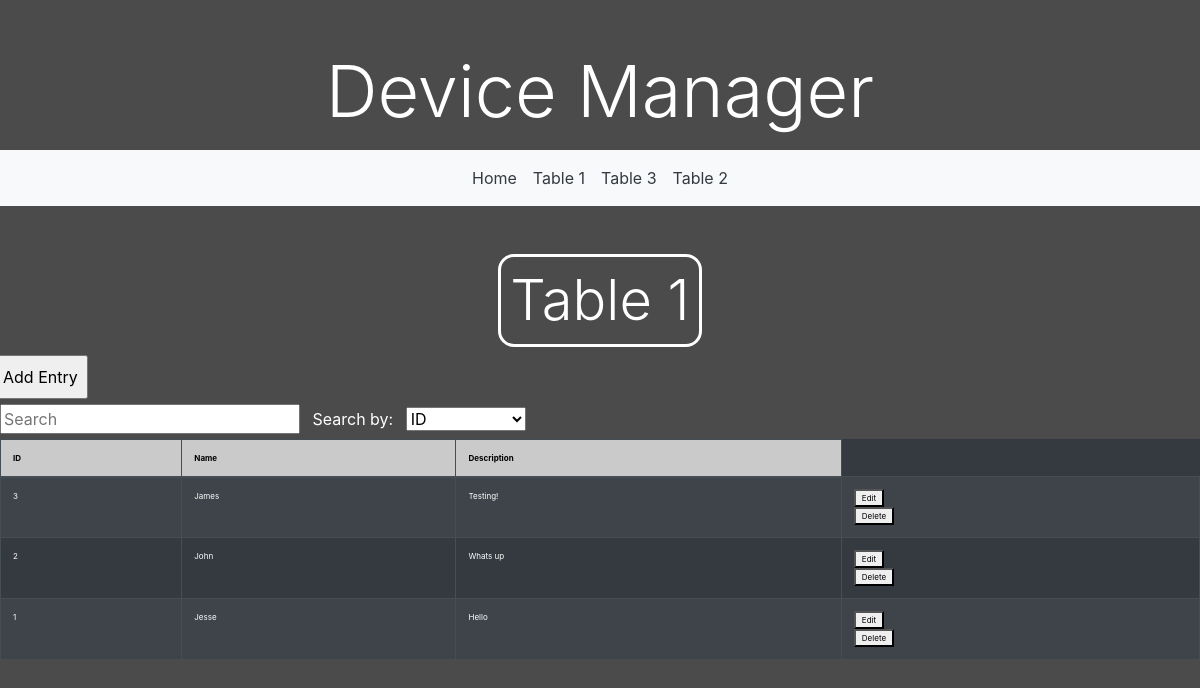
/tables/Table_1, run on the app's committed database.
### tables this page shows
CREATE TABLE "Table_1" (
	"ID"	INTEGER NOT NULL UNIQUE,
	"Name"	TEXT,
	"Description"	TEXT,
	PRIMARY KEY("ID" AUTOINCREMENT)
);

### DeviceApp/app.py (the view)
@app.route("/tables/<table>")
def show_page(table):
    items = helper.get_list(table)
    items.reverse()
    columns = helper.get_columns(table)
    tableName = table.replace("_",  " ")
    return render_template('tablePage.html', table=table, tableName=tableName, columns=columns, items=items)

### DeviceApp/app.py (called while the page is built)
@app.context_processor
def layoutVariables():
    try:
        pageNames = []
        dataTables = helper.get_tables()
        dataTables.remove("sqlite_sequence")
        for table in dataTables:
            table = table.replace("_", " ")
            table = table.title()
            pageNames.append(table)
        return dict(dataTables=dataTables, pageNames=pageNames)
    except Exception as e:
        print("Not loading variables: ", e)

### DeviceApp/helper.py (called while the page is built)
def get_tables():
    tables = []
    conn = sqlite3.connect(DB_PATH)
    c = conn.cursor()
    c.execute("SELECT name FROM sqlite_master WHERE type='table'")
    for table in c.fetchall():
        tables.append(table[0])
    return tables

def get_columns(table):
    try:
        columnNames = []
        sqlCommand = f"PRAGMA table_info({table})"
        conn = sqlite3.connect(DB_PATH)
        c = conn.cursor()
        c.execute(sqlCommand)
        for item in c.fetchall():
            columnNames.append(item[1])
        conn.close()
        return columnNames
    except Exception as e:
        print('Error: ', e)
        return None

def get_list(table):
    try:
        items = []
        sqlCommand = f"SELECT * FROM {table}"
        conn = sqlite3.connect(DB_PATH)
        c = conn.cursor()
        c.execute(sqlCommand)
        for item in c.fetchall():
            items.append(item)
        conn.close()
        return items
    except Exception as e:
        print("Error get_list: ", e)
        return None

### DeviceApp/templates/tablePage.html (shortened to what this page needs)
{% extends "layout.html" %}
{% block content %}
<div id="" class="col mt-5 tableNameDiv">
    <h1 id="" class=" row display-4 tableName">{{tableName}}</h2>
</div>
<div class="row">
    <form class="ml-2" action="/add" method="POST">
        <input class="p-2" type="submit" value="Add Entry">
    </form>
</div>
<div class="row">
    <span class="col">
        <input type="text" id="myInput" onkeyup="searchBox()" placeholder="Search" style="width: 25%;">
        <label class="m-2" style="color: white;">Search by: </label>
        <select id="filterSelect" class="" style="width: 10%;" onchange="searchBox()">
            {% for column in columns %}
            <option value="{{loop.index-1}}">{{column}}</option>
            {% endfor %}
        </select>
    </span>
</div>
<div id="tableDiv" class="table">
<table id="dataTable" class="table table-hover table-striped table-dark table-bordered">
    <thead>
        <tr id="tableHeader">
            {% for column in columns %}
            <th id="tableHeadRow" class="columns align-self-center" scope="col">{{column}}</th>
            {% endfor %}
        </tr>
    </thead>
    {% for item in items %}
    <tr id="{{item[0]}}" name="{{item[0]}}">
        {% for info in item %}
        <td>{{info}}</td>
        {% endfor %}
        <td>
            <div>
                <form action="/edit" method="POST">
                    <button name="{{table}}:{{item[0]}}">Edit</button>
                </form>
                <form action="/delete" method="POST">
                    <button name="{{table}}:{{item[0]}}">Delete</button>
                </form>
            </div>
        </td>
    </tr>
    {% endfor %}
</table>
</div>
{% endblock %}

### DeviceApp/templates/layout.html (shortened to what this page needs)
<!DOCTYPE html>
<html lang="en">
    <head>
        <link rel="stylesheet" href="https://stackpath.bootstrapcdn.com/bootstrap/4.3.1/css/bootstrap.min.css">
        <link rel="stylesheet" type="text/css" href="{{ url_for('static',filename='css/index.css') }}">
    </head>
    <body>
        <header id="header">
            <div id="header" class="container-fluid">
                <h1 class=" display-3 row justify-content-center">Device Manager</h1>
            </div>
            <nav class="navbar navbar-expand-lg navbar-light bg-light">
                <div class="collapse navbar-collapse justify-content-center" id="navbarText">
                  <ul class="navbar-nav mx-auto">
                    <li class="nav-item">
                      <a class="nav-link text-dark hover" href="{{ url_for('index') }}">Home <span class="sr-only">(current)</span></a>
                    </li>
                    {% for dataTable in dataTables %}
                    <li class="nav-item">
                      <a class="nav-link text-dark hover" href="{{ url_for('show_page', table=dataTable) }}">{{pageNames[loop.index-1]}}</a>
                    </li>
                    {% endfor %}
                  </ul>
                </div>
            </nav>
        </header>
        {% block content%} {% endblock %}
    </body>
</html>

### DeviceApp/static/css/index.css (style rules this page uses)
html, body { background-color: rgb(75, 75, 75); height: 100%; width: 100%; }
#header { color: white; margin-top: 3rem; margin-bottom: 1rem; }
.columns { background-color: rgb(202, 202, 202); color: black; }
h1, h2 { color: white }
#tableDiv { width: 100%; }
th { position: sticky; top: 0; font-size: 8px; margin: 0; padding-left: 0.25rem; padding-right: 0.25rem; padding-top: 0.75rem; padding-bottom: 0.75rem; }
td { top: 0; font-size: 8px; margin: 0; padding-left: 1rem; padding-right: 1rem; padding-top: 0.5rem; padding-bottom: 0.5rem; }
.tableNameDiv { text-align: center; }
.tableName { color: white; display: inline-block; text-align: center; border: 0.2rem solid white; border-radius: 1rem; padding: 0.6rem; }

### data on the page
Table_1: item "3", Name "James", Description "Testing!"
Table_1: item "2", Name "John", Description "Whats up"
Table_1: item "1", Name "Jesse", Description "Hello"

### other printed values
{{ pageNames[loop.index-1] }} "Table 1" "Table 3" "Table 2"
{{ tableName }} "Table 1"
{{ column }} "ID" "Name" "Description"
form field value "ID"
